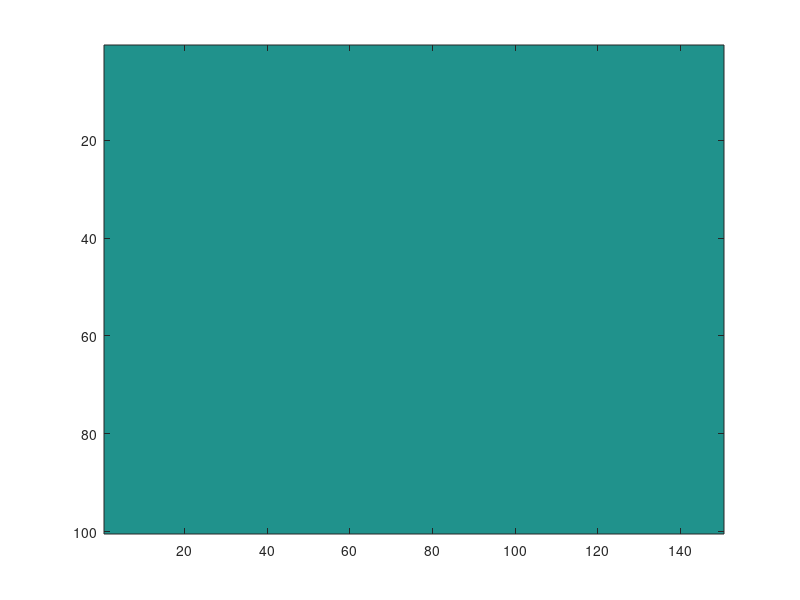

The MATLAB script that drew this image:
A=zeros(100,150);
imagesc(A)
bt=1;
while bt==1
[x,y,bt]=ginput(1);
A(round(y), round(x))=1;
imagesc(A)
drawnow
end